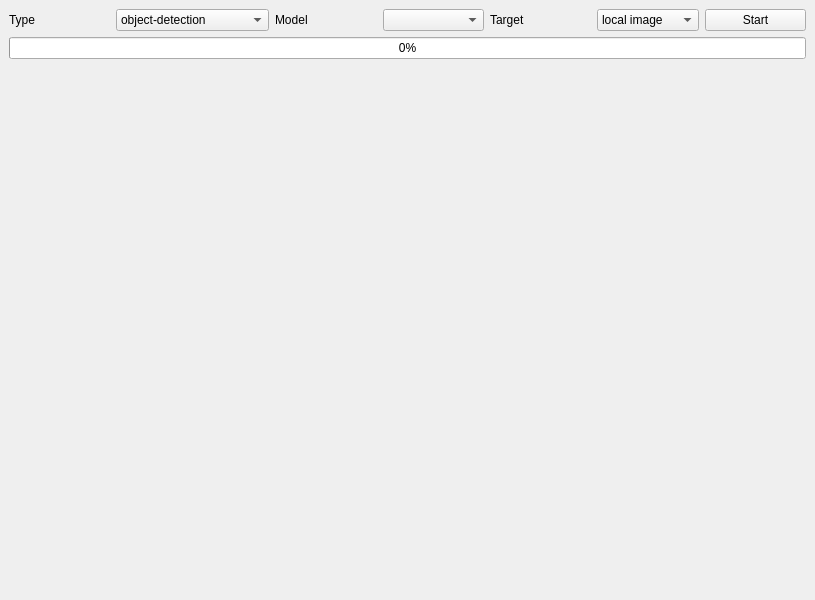
<?xml version="1.0" encoding="UTF-8"?>
<ui version="4.0">
 <class>MainWindow</class>
 <widget class="QMainWindow" name="MainWindow">
  <property name="geometry">
   <rect>
    <x>0</x>
    <y>0</y>
    <width>815</width>
    <height>600</height>
   </rect>
  </property>
  <property name="sizePolicy">
   <sizepolicy hsizetype="Expanding" vsizetype="Expanding">
    <horstretch>0</horstretch>
    <verstretch>0</verstretch>
   </sizepolicy>
  </property>
  <property name="windowTitle">
   <string>MainWindow</string>
  </property>
  <widget class="QWidget" name="centralwidget">
   <property name="sizePolicy">
    <sizepolicy hsizetype="Maximum" vsizetype="Maximum">
     <horstretch>0</horstretch>
     <verstretch>0</verstretch>
    </sizepolicy>
   </property>
   <layout class="QGridLayout" name="gridLayout">
    <item row="0" column="0">
     <layout class="QVBoxLayout" name="verticalLayout_2" stretch="0,0,1">
      <property name="sizeConstraint">
       <enum>QLayout::SetDefaultConstraint</enum>
      </property>
      <item>
       <layout class="QHBoxLayout" name="horizontalLayout_3">
        <item>
         <widget class="QLabel" name="label_5">
          <property name="text">
           <string>Type</string>
          </property>
         </widget>
        </item>
        <item>
         <widget class="QComboBox" name="typeCombox">
          <item>
           <property name="text">
            <string>object-detection</string>
           </property>
          </item>
          <item>
           <property name="text">
            <string>keypoint-detection</string>
           </property>
          </item>
          <item>
           <property name="text">
            <string>instance-segmentation</string>
           </property>
          </item>
         </widget>
        </item>
        <item>
         <widget class="QLabel" name="label_6">
          <property name="text">
           <string>Model</string>
          </property>
         </widget>
        </item>
        <item>
         <widget class="QComboBox" name="modelCombox"/>
        </item>
        <item>
         <widget class="QLabel" name="label_7">
          <property name="text">
           <string>Target</string>
          </property>
         </widget>
        </item>
        <item>
         <widget class="QComboBox" name="targetCombox">
          <item>
           <property name="text">
            <string>local image</string>
           </property>
          </item>
          <item>
           <property name="text">
            <string>find camera</string>
           </property>
          </item>
         </widget>
        </item>
        <item>
         <widget class="QPushButton" name="mainBtn">
          <property name="text">
           <string>Start</string>
          </property>
         </widget>
        </item>
       </layout>
      </item>
      <item>
       <widget class="QProgressBar" name="downProgressBar">
        <property name="enabled">
         <bool>true</bool>
        </property>
        <property name="value">
         <number>0</number>
        </property>
       </widget>
      </item>
      <item>
       <layout class="QHBoxLayout" name="horizontalLayout_4" stretch="6,1">
        <property name="sizeConstraint">
         <enum>QLayout::SetDefaultConstraint</enum>
        </property>
        <item>
         <widget class="QLabel" name="resultImageLabel">
          <property name="text">
           <string/>
          </property>
         </widget>
        </item>
        <item>
         <widget class="QLabel" name="resultLabel">
          <property name="text">
           <string/>
          </property>
         </widget>
        </item>
       </layout>
      </item>
     </layout>
    </item>
   </layout>
  </widget>
 </widget>
 <resources/>
 <connections>
  <connection>
   <sender>mainBtn</sender>
   <signal>clicked()</signal>
   <receiver>MainWindow</receiver>
   <slot>main_btn_clicked()</slot>
   <hints>
    <hint type="sourcelabel">
     <x>760</x>
     <y>26</y>
    </hint>
    <hint type="destinationlabel">
     <x>839</x>
     <y>26</y>
    </hint>
   </hints>
  </connection>
  <connection>
   <sender>typeCombox</sender>
   <signal>currentIndexChanged(int)</signal>
   <receiver>MainWindow</receiver>
   <slot>combox_index_changed()</slot>
   <hints>
    <hint type="sourcelabel">
     <x>185</x>
     <y>28</y>
    </hint>
    <hint type="destinationlabel">
     <x>221</x>
     <y>-3</y>
    </hint>
   </hints>
  </connection>
  <connection>
   <sender>targetCombox</sender>
   <signal>currentIndexChanged(int)</signal>
   <receiver>MainWindow</receiver>
   <slot>combox_index_changed()</slot>
   <hints>
    <hint type="sourcelabel">
     <x>606</x>
     <y>24</y>
    </hint>
    <hint type="destinationlabel">
     <x>626</x>
     <y>-3</y>
    </hint>
   </hints>
  </connection>
 </connections>
 <slots>
  <slot>main_btn_clicked()</slot>
  <slot>combox_index_changed()</slot>
 </slots>
</ui>
